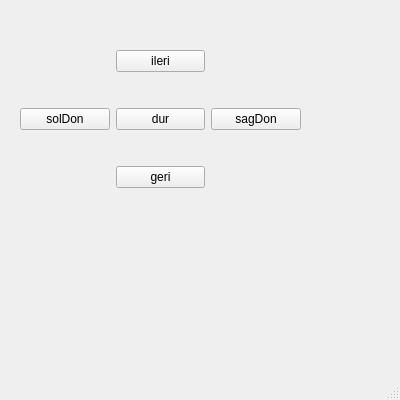
<?xml version="1.0" encoding="UTF-8"?>
<ui version="4.0">
 <class>MainWindow</class>
 <widget class="QMainWindow" name="MainWindow">
  <property name="geometry">
   <rect>
    <x>0</x>
    <y>0</y>
    <width>400</width>
    <height>400</height>
   </rect>
  </property>
  <property name="minimumSize">
   <size>
    <width>400</width>
    <height>400</height>
   </size>
  </property>
  <property name="maximumSize">
   <size>
    <width>400</width>
    <height>400</height>
   </size>
  </property>
  <property name="windowTitle">
   <string>Robot Kontrol</string>
  </property>
  <widget class="QWidget" name="centralwidget">
   <widget class="QWidget" name="gridLayoutWidget">
    <property name="geometry">
     <rect>
      <x>20</x>
      <y>20</y>
      <width>281</width>
      <height>201</height>
     </rect>
    </property>
    <layout class="QGridLayout" name="gridLayout">
     <item row="1" column="1">
      <widget class="QPushButton" name="btn_dur">
       <property name="text">
        <string>dur</string>
       </property>
      </widget>
     </item>
     <item row="0" column="1">
      <widget class="QPushButton" name="btn_ileri">
       <property name="text">
        <string>ileri</string>
       </property>
      </widget>
     </item>
     <item row="2" column="1">
      <widget class="QPushButton" name="btn_geri">
       <property name="text">
        <string>geri</string>
       </property>
      </widget>
     </item>
     <item row="1" column="2">
      <widget class="QPushButton" name="btn_sagDon">
       <property name="text">
        <string>sagDon</string>
       </property>
      </widget>
     </item>
     <item row="1" column="0">
      <widget class="QPushButton" name="btn_solDon">
       <property name="text">
        <string>solDon</string>
       </property>
      </widget>
     </item>
    </layout>
   </widget>
  </widget>
  <widget class="QMenuBar" name="menubar">
   <property name="geometry">
    <rect>
     <x>0</x>
     <y>0</y>
     <width>400</width>
     <height>22</height>
    </rect>
   </property>
  </widget>
  <widget class="QStatusBar" name="statusbar"/>
 </widget>
 <resources/>
 <connections/>
</ui>
